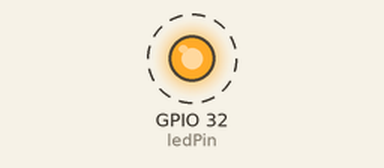
Recording of a sketch running on a simulated ESP32. Shown: output pins drawn as LEDs (lit = HIGH). Dashed ring = blinking. What the sketch prints to the serial monitor is not drawn.

Above: at 0.5 s.
Timing chart, 0 to 4.6 s (numbered marks = the images above):
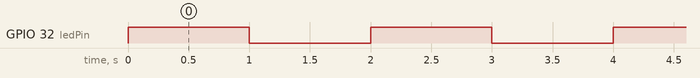

Measured:
- by itself, GPIO 32 (ledPin): alternates HIGH for 1.0 s and LOW for 1.0 s

The sketch:

MoblieRemote.ino
```cpp
// Define the pin connected to the LED
const int ledPin = 32;//2;  // On most ESP32 boards, the built-in LED is connected to pin 2

void setup() {
  // Initialize the built-in LED pin as an output
  pinMode(ledPin, OUTPUT);
  digitalWrite(ledPin, LOW);
  Serial.begin(9600);
}

void loop() {
  // Turn the LED on
  Serial.println("LED is turning ON");
  //input from mobile app
  //if loop to ON/OFF the led
  digitalWrite(ledPin, HIGH);
  delay(1000);  // Wait for one second (1000 milliseconds)

  // Turn the LED off
  Serial.println("LED is turning OFF");
  digitalWrite(ledPin, LOW);
  delay(1000);  // Wait for one second
  //waiting condition if possible to take  another input
}
```
